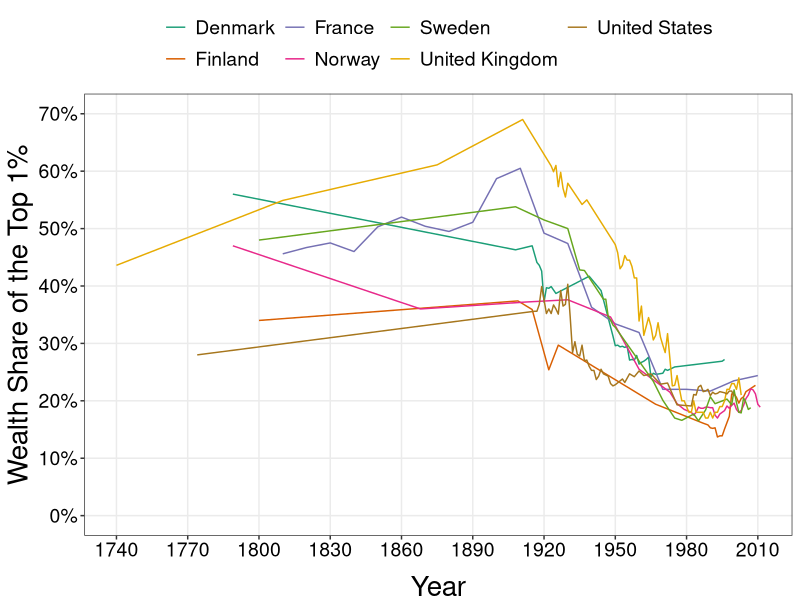

Here is the R script that generated this plot:
require(shape)
library(tidyverse)
library(lubridate)
library(openxlsx)
library(readxl)

wealth_share <- read_excel("capitalism/top_1percent_wealth_share.xlsx")

COL <- c("#7fc97f", "#beaed4", "#fdc086", "#ffff99", "#386cb0", "#f0027f", "#bf5b17", "#666666")
COLA <- c("#e0f3db", "#99d8c9","#66c2a4","#41ae76", "#238b45", "#005824", "#f0027f")
COLB <- c("#c6dbef", "#4eb3d3", "#2b8cbe", "#0868ac","#084081", "#9e9ac8","#f0027f")
COLC <- c("#fcfbfd", "#efedf5", "#dadaeb", "#bcbddc", "#9e9ac8", "#807dba", "#6a51a3", "#54278f", "#3f007d")
COLD <- c("#DA3030","#41ae76","#F7DE04", "#4eb3d3","#AE82FF","#386cb0","#F48318","#41ae76","#6a51a3", "#DA3030")

#Cleaning the wealth share data. Source: CORE
wealth_share_gathered <- wealth_share %>% 
  gather(Country, Wealth_share, c("Denmark", "Finland", "France", "Norway", "Sweden", "United Kingdom", "United States") )

wealth_share1 <- wealth_share_gathered[-c(1, 69, 137, 205, 273, 341, 409), ] 

wealth_share2 <- wealth_share1 %>%
  mutate(Year = ifelse(Country == "Denmark", ...1, ifelse(Country == "Finland", ...3, ifelse(Country == "France", ...5, ifelse(Country == "Norway", ...7, ifelse(Country == "Sweden", ...9, ifelse(Country == "United Kingdom", ...11, ifelse(Country == "United States", ...13, NA))))))))

wealth_share2$Wealth_share = as.numeric(as.character(wealth_share2$Wealth_share))

wealth_share3 <- wealth_share2 %>%
  select(-c("...1", "...3", "...5", "...7", "...9", "...11", "...13")) %>%
  filter(!is.na(Year)) %>%
  mutate(wealth_share = (Wealth_share)/100)

#Plotting the data 
wealth_share_plot <- ggplot(wealth_share3, aes(x = Year, y = wealth_share, group = Country, color = Country)) +
  geom_line() +
  #geom_line(aes(linetype = Country)) + #if we differentiate the lines without color
  labs(y = "Wealth Share of the Top 1%", color = "Country") + 
  scale_y_continuous(breaks = seq(0, 0.7, by = 0.1), labels = scales::percent_format(accuracy = 1), limits = c(0,0.7)) +
  scale_x_continuous(breaks = seq(1740, 2010, by = 30)) +
  scale_color_brewer(palette = "Dark2") +
  theme_bw() + 
  theme(panel.grid.minor = element_blank(),
        legend.position = "top", 
        legend.title = element_blank(),
        legend.text = element_text(size = 14),
        axis.title.y = element_text(size = 20, vjust = 1),
        #legend.text = element_text(size = 11),
        axis.text.x = element_text(size = 14, color = "black"),
        axis.text.y = element_text(size = 14, color = "black"),  
        axis.title.x = element_text(size = 20, vjust = -0.5)) 
  
  

#print(wealth_share_plot)

#Save plot to PDF
ggsave(wealth_share_plot, filename = "wealth_share_top_1percent.pdf", 
       path = "capitalism",
       width = 8, height = 6, units = "in")


# dev.off()
